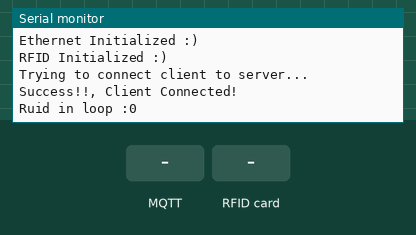
The sketch below on a simulated Arduino Mega 2560, built with avr-gcc and run on an emulated ATmega2560. Parts: the last lines printed to the serial monitor. The test bench sets the inputs (shaded band). No MQTT or app messages arrive unless stated.

Above: at 1.3 s.
1.4 s: MQTT message "REJECT" arrives on the first subscribed topic
At 1.47 s:
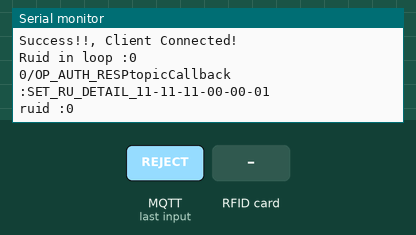
2.9 s: RFID card 5E 7A 19 C4 held to the reader
At 4.0 s:
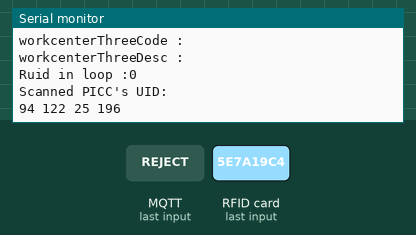

The sketch:

New_json_msg.ino
```cpp
#include<SPI.h>
#include<Ethernet.h>
#include<PubSubClient.h>
#include <MFRC522.h>
#include <ArduinoJson.h>
char messageBuff[400];
int ruid;

boolean ruidShowFlag = false;
boolean checkId = false;

byte mac[] = {0xDE, 0xAD, 0xBE, 0xFF, 0x06, 0xED};

// LocalServer with MQTT Broker[ Mosquitto]
byte localServer[]={192,168,3,14};

//My Arduino's IP address
byte ip[]={192,168,3,34};
byte subnet[]={255,255,255,0};
byte gateway[]={192,168,3,1};

//Initializing the Client
EthernetClient ethClient;

//Creating the PubSubClient Object
PubSubClient client(localServer,1883,callback,ethClient);

// RFID Pin Selection
#define SS_PIN 23
#define RST_PIN 22
MFRC522 mfrc522(SS_PIN, RST_PIN);

void setup()
{
    Serial.begin(9600);
    Ethernet.begin(mac,ip,gateway,subnet);
    ruidShowFlag = true;
    Serial.println("Ethernet Initialized :)");
    mfrc522.PCD_Init();
    Serial.println(F("RFID Initialized :)"));

    while(!client.connected()){
        Serial.println("Trying to connect client to server...");
         client.connect("Arduino1","RU_<DE,AD,BE,FF,06,ED>", 1, true, "Unexpected Disconnect");
        if(client.connected()){
            Serial.println ("Success!!, Client Connected! ");
        }
    }
   client.publish("GET_RU_DETAIL","11-11-11-00-00-01");
   client.subscribe("SET_RU_DETAIL_11-11-11-00-00-01");
}
void loop()
{
    if(ruidShowFlag == true){
        Serial.print(F("Ruid in loop :"));
        Serial.println(ruid);
        ruidShowFlag = false;
    }
    if(checkId == true){
        getID();
     }

    client.loop();
}

void callback(char* topic,byte* payload,unsigned int length)
{
    String topicCallback;
    topicCallback = topic;
    String msgInfo;
    char msgInfoBuff[40];
    String payloadString;
    msgInfo += ruid;
    msgInfo += "/OP_AUTH_RESP";
    msgInfo.toCharArray(msgInfoBuff,40);
    Serial.print(msgInfoBuff);

    int i;
    for(i=0;i<length;i++) {
        messageBuff[i]=payload[i];
    }
    messageBuff[i]='\0';
    payloadString = String(messageBuff);

    //Serial.println(messageBuff);
    StaticJsonBuffer<400> jsonBuffer;
    JsonObject& root = jsonBuffer.parseObject(messageBuff);

    const char* companyDesc = root["COMPANY"]["DESC"];
    const char* plantCode = root["PLANT"]["CODE"];
    const char* plantDesc = root["PLANT"]["DESC"];
    const char* workcenterOneCode = root["WORKCENTER"][0]["CODE"];
    const char* workcenterOneDesc = root["WORKCENTER"][0]["DESC"];
    const char* workcenterTwoCode = root["WORKCENTER"][1]["CODE"];
    const char* workcenterTwoDesc = root["WORKCENTER"][1]["DESC"];
    const char* workcenterThreeCode = root["WORKCENTER"][2]["CODE"];
    const char* workcenterThreeDesc = root["WORKCENTER"][2]["DESC"];
    Serial.print(F("topicCallback :"));
    Serial.println(topicCallback);
     if (  topicCallback == "SET_RU_DETAIL_11-11-11-00-00-01" ){
         ruid = root["RUID"]["ID"];
         const char* companyCode = root["COMPANY"]["CODE"];
          ruidShowFlag = true;
          checkId = true;

          Serial.print(F("ruid :"));
          Serial.println(ruid);

          Serial.print(F("companyCode :"));
          Serial.println(companyCode);

          Serial.print(F("companyDesc :"));
          Serial.println(companyDesc);

          Serial.print(F("plantCode :"));
          Serial.println(plantCode);

          Serial.print(F("plantDesc :"));
          Serial.println(plantDesc);

          Serial.print(F("workcenterOneCode :"));
          Serial.println(workcenterOneCode);

          Serial.print(F("workcenterOneDesc :"));
          Serial.println(workcenterOneDesc);

          Serial.print(F("workcenterTwoCode :"));
          Serial.println(workcenterTwoCode);

          Serial.print(F("workcenterTwoDesc :"));
          Serial.println(workcenterTwoDesc);

          Serial.print(F("workcenterThreeCode :"));
          Serial.println(workcenterThreeCode);

          Serial.print(F("workcenterThreeDesc :"));
          Serial.println(workcenterThreeDesc);
          topicCallback ="";
    }

    if( topicCallback == msgInfoBuff ){

        Serial.println(F("In callback rfid checkBlock :"));
        Serial.println(F("messageBuff :"));
        Serial.println(payloadString);

        while(!(payloadString.equals("REJECT"))){
            Serial.print(F("Welcome "));
            Serial.println(messageBuff);
            //checkId = false;
            Serial.println(F("RFID is Disabled Successfully"));
            payloadString = "";
            break;
        }

        while(payloadString.equals("REJECT")){
            Serial.println(F("Warning!, RFID Auth Failed "));
            checkId = true;
            payloadString = "";
            break;
        }
     }
}

void getID() {
    String rfidDetail;
    byte readCard[4];
    String msgInfo;
    char rfidDetailBuff[10];
    char msgInfoBuff[40];

    msgInfo += ruid;
    msgInfo += "/OP_AUTH_RESP";
    msgInfo.toCharArray(msgInfoBuff,40);

    client.subscribe(msgInfoBuff);
    msgInfo = "";
    memset(msgInfoBuff,0,40);

    msgInfo += ruid;
    msgInfo += "/OP_AUTH_REQ";
    msgInfo.toCharArray(msgInfoBuff,40);
    // Getting ready for Reading PICCs
    if ( ! mfrc522.PICC_IsNewCardPresent()) { //If a new PICC placed to RFID reader continue
        return;
    }
    if ( ! mfrc522.PICC_ReadCardSerial()) {   //Since a PICC placed get Serial and continue
        return;
    }
    Serial.println(F("Scanned PICC's UID:"));
    for (int i = 0; i < 4; i++){  //
        readCard[i] = mfrc522.uid.uidByte[i];
        rfidDetail+=readCard[i];
        Serial.print(readCard[i]);
        Serial.print(" ");
    }

    rfidDetail.toCharArray(rfidDetailBuff,15);

    client.publish(msgInfoBuff,rfidDetailBuff);
    memset(rfidDetailBuff,0,10);
    mfrc522.PICC_HaltA(); // Stop reading
  }
```

Measured:
- after the input at 1.4 s, the serial monitor: prints a new line at once (image 1)
- after the input at 2.9 s, the serial monitor: prints a new line at once (image 2)
